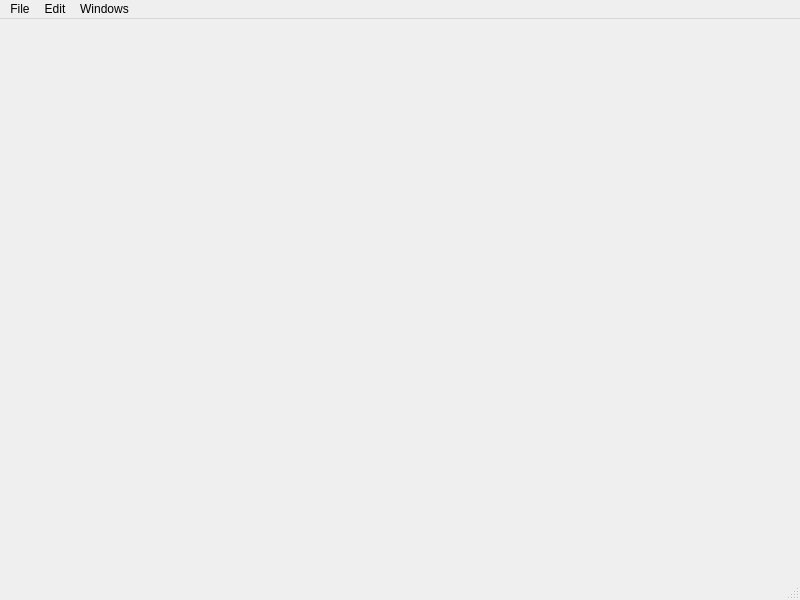
<?xml version="1.0" encoding="UTF-8"?>
<ui version="4.0">
 <class>MainWindow</class>
 <widget class="QMainWindow" name="MainWindow">
  <property name="geometry">
   <rect>
    <x>0</x>
    <y>0</y>
    <width>800</width>
    <height>600</height>
   </rect>
  </property>
  <property name="windowTitle">
   <string>MainWindow</string>
  </property>
  <widget class="QWidget" name="centralwidget"/>
  <widget class="QMenuBar" name="menubar">
   <property name="geometry">
    <rect>
     <x>0</x>
     <y>0</y>
     <width>800</width>
     <height>22</height>
    </rect>
   </property>
   <widget class="QMenu" name="menuFile">
    <property name="title">
     <string>File</string>
    </property>
    <addaction name="mActionOpenMap"/>
    <addaction name="mActionCloseMap"/>
    <addaction name="mChangeContextAction"/>
    <addaction name="separator"/>
    <addaction name="mActionQuit"/>
   </widget>
   <widget class="QMenu" name="menuEdit">
    <property name="title">
     <string>Edit</string>
    </property>
    <addaction name="mActionRenderingOptions"/>
   </widget>
   <widget class="QMenu" name="menuWindows">
    <property name="title">
     <string>Windows</string>
    </property>
    <addaction name="mActionPropertyEditorVisible"/>
    <addaction name="mActionWaypointBrowserVisible"/>
   </widget>
   <addaction name="menuFile"/>
   <addaction name="menuEdit"/>
   <addaction name="menuWindows"/>
  </widget>
  <widget class="QStatusBar" name="statusbar"/>
  <action name="actionQuit">
   <property name="text">
    <string>Quit</string>
   </property>
  </action>
  <action name="mActionQuit">
   <property name="text">
    <string>&amp;Quit</string>
   </property>
  </action>
  <action name="mChangeContextAction">
   <property name="text">
    <string>Change Project Context</string>
   </property>
  </action>
  <action name="mActionOpenMap">
   <property name="text">
    <string>Open Map</string>
   </property>
  </action>
  <action name="mActionCloseMap">
   <property name="text">
    <string>Close Map</string>
   </property>
  </action>
  <action name="mActionRenderingOptions">
   <property name="text">
    <string>Rendering Options</string>
   </property>
  </action>
  <action name="mActionPropertyEditorVisible">
   <property name="checkable">
    <bool>true</bool>
   </property>
   <property name="checked">
    <bool>true</bool>
   </property>
   <property name="text">
    <string>Property Editor</string>
   </property>
  </action>
  <action name="mActionWaypointBrowserVisible">
   <property name="checkable">
    <bool>true</bool>
   </property>
   <property name="checked">
    <bool>true</bool>
   </property>
   <property name="text">
    <string>Waypoint Browser</string>
   </property>
  </action>
 </widget>
 <resources/>
 <connections>
  <connection>
   <sender>mActionQuit</sender>
   <signal>triggered()</signal>
   <receiver>MainWindow</receiver>
   <slot>close()</slot>
   <hints>
    <hint type="sourcelabel">
     <x>-1</x>
     <y>-1</y>
    </hint>
    <hint type="destinationlabel">
     <x>399</x>
     <y>299</y>
    </hint>
   </hints>
  </connection>
 </connections>
</ui>
